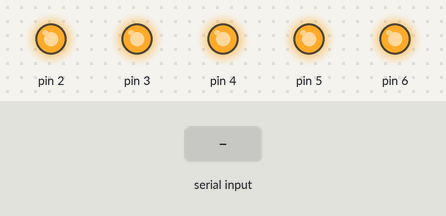
Bench run of a sketch on a simulated Arduino Uno, built with avr-gcc and run on an emulated ATmega328P. Parts: output pins drawn as LEDs (lit = HIGH). Inputs (shaded band) come from the test bench.

Above: at 1.2 s.
1.3 s: "3" received over Serial
At 3.0 s:
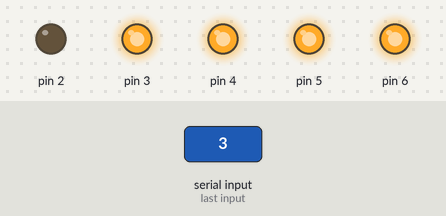
4.3 s: "1" received over Serial
At 7.2 s:
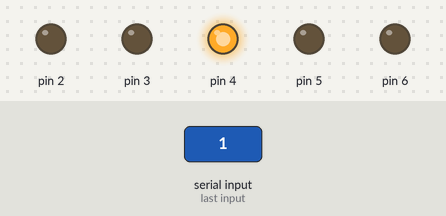
7.3 s: "2" received over Serial
At 9.4 s:
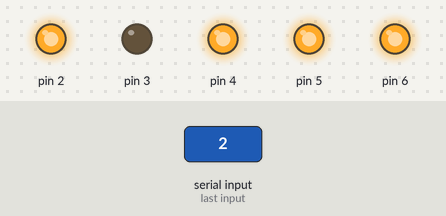
10.3 s: "4" received over Serial
At 13.1 s:
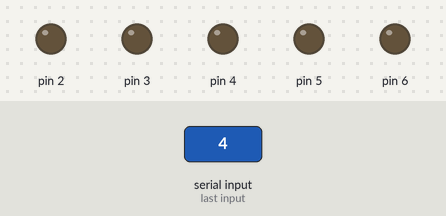
13.3 s: "5" received over Serial
At 14.4 s:
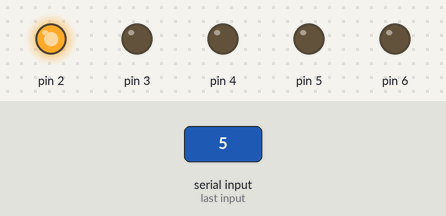
Timing chart, 0 to 17.3 s (numbered marks = the images above; inputs shaded):
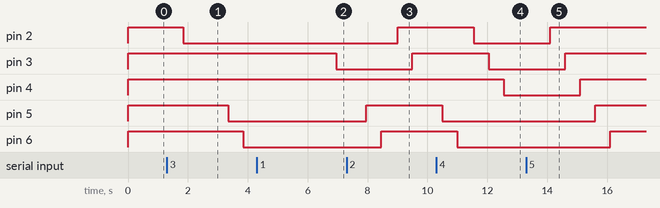

Measured:
- after the input at 1.3 s, pin 2: HIGH → LOW after 0.55 s; pin 5: HIGH → LOW after 2.1 s; pin 6: HIGH → LOW after 2.6 s
- after the input at 4.3 s, pin 3: HIGH → LOW after 2.7 s
- after the input at 7.3 s, pin 2: LOW → HIGH after 1.7 s; pin 3: LOW → HIGH after 2.2 s
- after the input at 10.3 s, pin 2: HIGH → LOW after 1.3 s; pin 3: HIGH → LOW after 1.8 s; pin 4: HIGH → LOW after 2.3 s
- after the input at 13.3 s, pin 2: LOW → HIGH after 0.80 s; pin 3: LOW → HIGH after 1.3 s; pin 4: LOW → HIGH after 1.8 s; pin 5: LOW → HIGH after 2.3 s; pin 6: LOW → HIGH after 2.8 s

The sketch:

Servos.ino
```cpp
/*#include <Servo.h>
%Alejandro Rodríguez 19131
Jorge Lanza 19175
Juan Diego Villafuerte 19593
Brayan Castillo 19700
Código arduino uno comunicación con matlab y arduino nano
Servo pulgar;                   //creamos un objeto servo
Servo indice;
Servo enmedio;
Servo anular;  */

/*int valPulgar = 0;              //valor que se escribira a los servos en grados
int valIndice = 0;
int valEnmedio = 0;
int valAnular = 0;*/
char data;

void setup()
{
 /* pulgar.attach(3);             // asignamos el pin al servo.
  indice.attach(4);
  enmedio.attach(2);
  anular.attach(6);  */
  pinMode(2,OUTPUT);
  pinMode(3,OUTPUT);
  pinMode(4,OUTPUT);
  pinMode(5,OUTPUT);
  pinMode(6,OUTPUT);
             //iniciamos la comunicación serial
  digitalWrite(2,HIGH);
  digitalWrite(3,HIGH);
  digitalWrite(4,HIGH);
  digitalWrite(5,HIGH);
  digitalWrite(6,HIGH);
  Serial.begin(9600);
}

void loop() {
  if(Serial.available() >0){    //se revisa si existe un dato en el bus del serial
    data = Serial.read();
    //Serial.println(data);
    delay(500);
  }


  if(data == '1'){              //pinza 2 dedos
    digitalWrite(2,LOW);
    delay(500);
    digitalWrite(3,LOW);
    delay(500);
    digitalWrite(4,HIGH);
    delay(500);
    digitalWrite(5,HIGH);
    delay(500);
    digitalWrite(6,HIGH);
    /*valPulgar = 180;
    valIndice = 180;
    valEnmedio = 0;
    valAnular = 0;*/
  }
  else if(data == '2'){         //número 3
    digitalWrite(2,HIGH);
    delay(500);
    digitalWrite(3,HIGH);
    delay(500);
    digitalWrite(4,HIGH);
    delay(500);
    digitalWrite(5,LOW);
    delay(500);
    digitalWrite(6,LOW);
    /*valPulgar = 180;
    valIndice = 180;
    valEnmedio = 180;
    valAnular = 0;*/
  }
  else if(data == '3'){         //simbolo de paz
    digitalWrite(2,LOW);
    delay(500);
    digitalWrite(3,HIGH);
    delay(500);
    digitalWrite(4,HIGH);
    delay(500);
    digitalWrite(5,LOW);
    delay(500);
    digitalWrite(6,LOW);
    /*valPulgar = 180;
    valIndice = 0;
    valEnmedio = 180;
    valAnular = 0;*/
  }
  else if(data == '4'){         //mano cerrada
    digitalWrite(2,LOW);
    delay(500);
    digitalWrite(3,LOW);
    delay(500);
    digitalWrite(4,LOW);
    delay(500);
    digitalWrite(5,LOW);
    delay(500);
    digitalWrite(6,LOW);
    /*valPulgar = 0;
    valIndice = 0;
    valEnmedio = 0;
    valAnular = 0;*/
  }
  else if(data == '5'){         //mano abierta
    digitalWrite(2,HIGH);
    delay(500);
    digitalWrite(3,HIGH);
    delay(500);
    digitalWrite(4,HIGH);
    delay(500);
    digitalWrite(5,HIGH);
    delay(500);
    digitalWrite(6,HIGH);
    /*valPulgar = 180;
    valIndice = 180;
    valEnmedio = 180;
    valAnular = 180;*/
  }

  /*pulgar.write(valPulgar);      //se escribe al servo el valor al que se desea llegar
  delay(15);                    //se da un delay para que el servo pueda llegar a esa posición
  indice.write(valIndice);
  delay(15);
  enmedio.write(valEnmedio);
  delay(15);
  anular.write(valAnular);*/
  delay(50);
}
```
